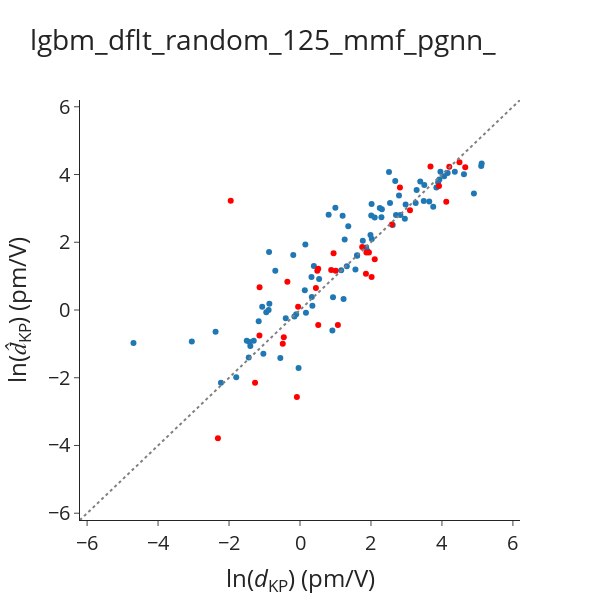
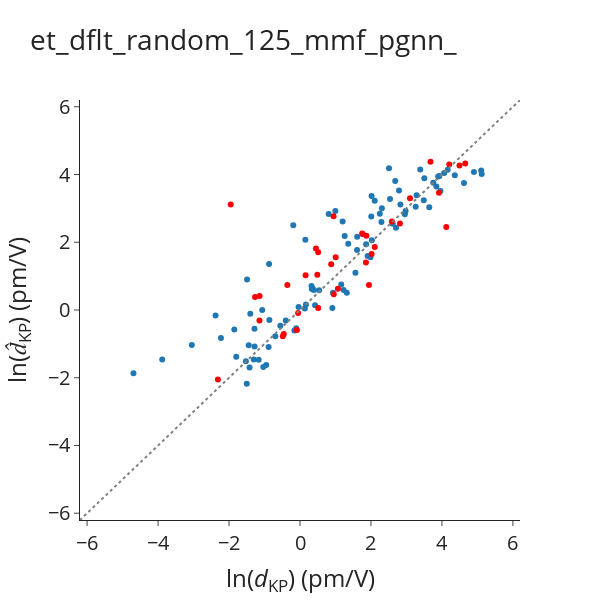
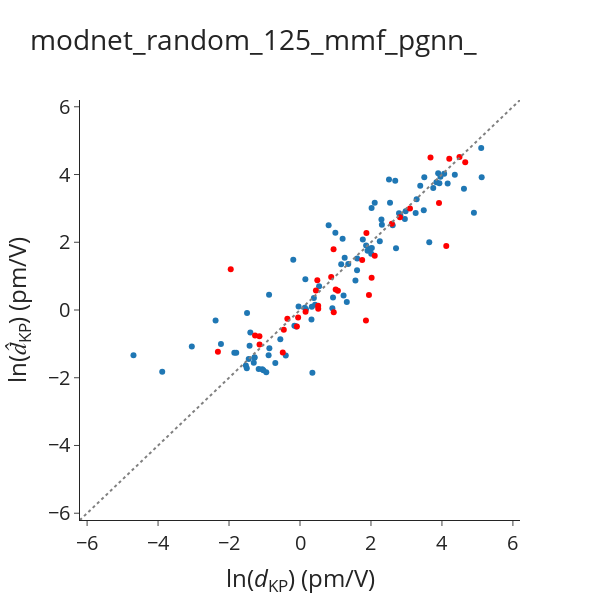
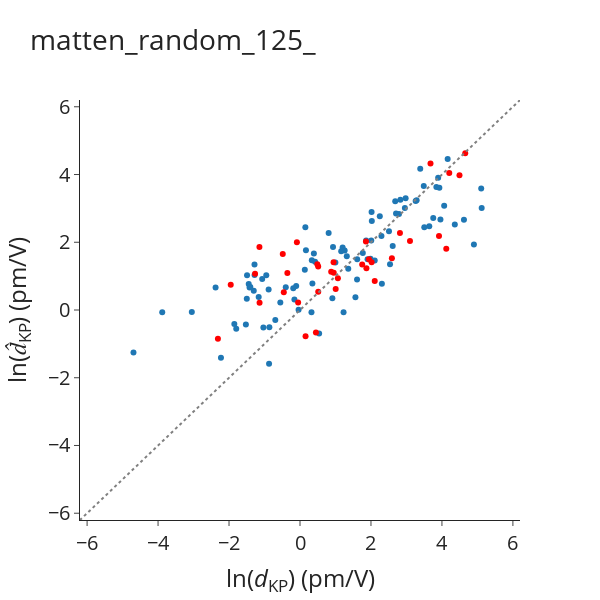

The notebook cell saved with these charts, in order:
### Code cell
for split in SHG_BENCHMARK_SPLITS:
    for k, v in dict_results_ravel.items():
        if split not in k:  # to sort by holdout set
            continue
        if "_An" in k:  # too many figures otherwise
            continue
        if (
            "et_" in k or "lgbm" in k or "modnet" in k
        ) and "mmf_pgnn" not in k:  # too many figures otherwise
            continue
        if "claude" in k or "darwin" in k:
            continue
        df_pred = pd.DataFrame.from_dict(v, orient="index")
        holdout_df = load_holdout(split)
        df_pred = df_pred.filter(holdout_df.index, axis=0)

        holdout_df_vt = holdout_df[holdout_df["origin"] != "Naccarato"]
        df_pred_vt = df_pred.filter(holdout_df_vt.index, axis=0)
        holdout_df_nac = holdout_df[holdout_df["origin"] == "Naccarato"]
        df_pred_nac = df_pred.filter(holdout_df_nac.index, axis=0)

        true_values_vt = holdout_df_vt["dKP_full_neum"].tolist()
        pred_values_vt = df_pred_vt[0].tolist()

        true_values_nac = holdout_df_nac["dKP_full_neum"].tolist()
        pred_values_nac = df_pred_nac[0].tolist()

        # Scatter plot for previous outputs.
        scatter_plot_vt = go.Scatter(
            x=np.log(true_values_vt),
            y=np.log(pred_values_vt),
            mode="markers",
            name="",
            showlegend=False,
            text=[mpid for mpid in holdout_df_vt.index.tolist()],
        )

        # Scatter plot for previous outputs.
        scatter_plot_nac = go.Scatter(
            x=np.log(true_values_nac),
            y=np.log(pred_values_nac),
            mode="markers",
            marker={"color": "red"},
            name="",
            showlegend=False,
            text=[mpid for mpid in holdout_df_nac.index.tolist()],
        )

        ideal = go.Scatter(
            x=[-10, 8],
            y=[-10, 8],
            mode="lines",
            line=dict(color="gray", dash="dot"),
            showlegend=False,
        )

        # Layout
        layout = go.Layout(
            title=dict(text=f"{k}"),
            xaxis=dict(title="ln(<i>d</i><sub>KP</sub>) (pm/V)", range=[-6.2, 6.2]),
            yaxis=dict(
                title="ln(<i>d&#770;</i><sub>KP</sub>) (pm/V)", range=[-6.2, 6.2]
            ),
            # legend=dict(font=dict(size=12)),
        )

        # Create figure
        fig = go.Figure(data=[scatter_plot_vt, scatter_plot_nac, ideal], layout=layout)

        fig.update_layout(
            autosize=False,
            font_size=20,
            width=600,
            height=600,
            # plot_bgcolor="white",
            template="simple_white",
        )
        fig.update_layout(
            xaxis=dict(
                tickmode="linear",
                tick0=0,
                dtick=2,
                showgrid=False,
            ),
            yaxis=dict(
                tickmode="linear",
                tick0=0,
                dtick=2,
                showgrid=False,
            ),
        )

        fig.show()
